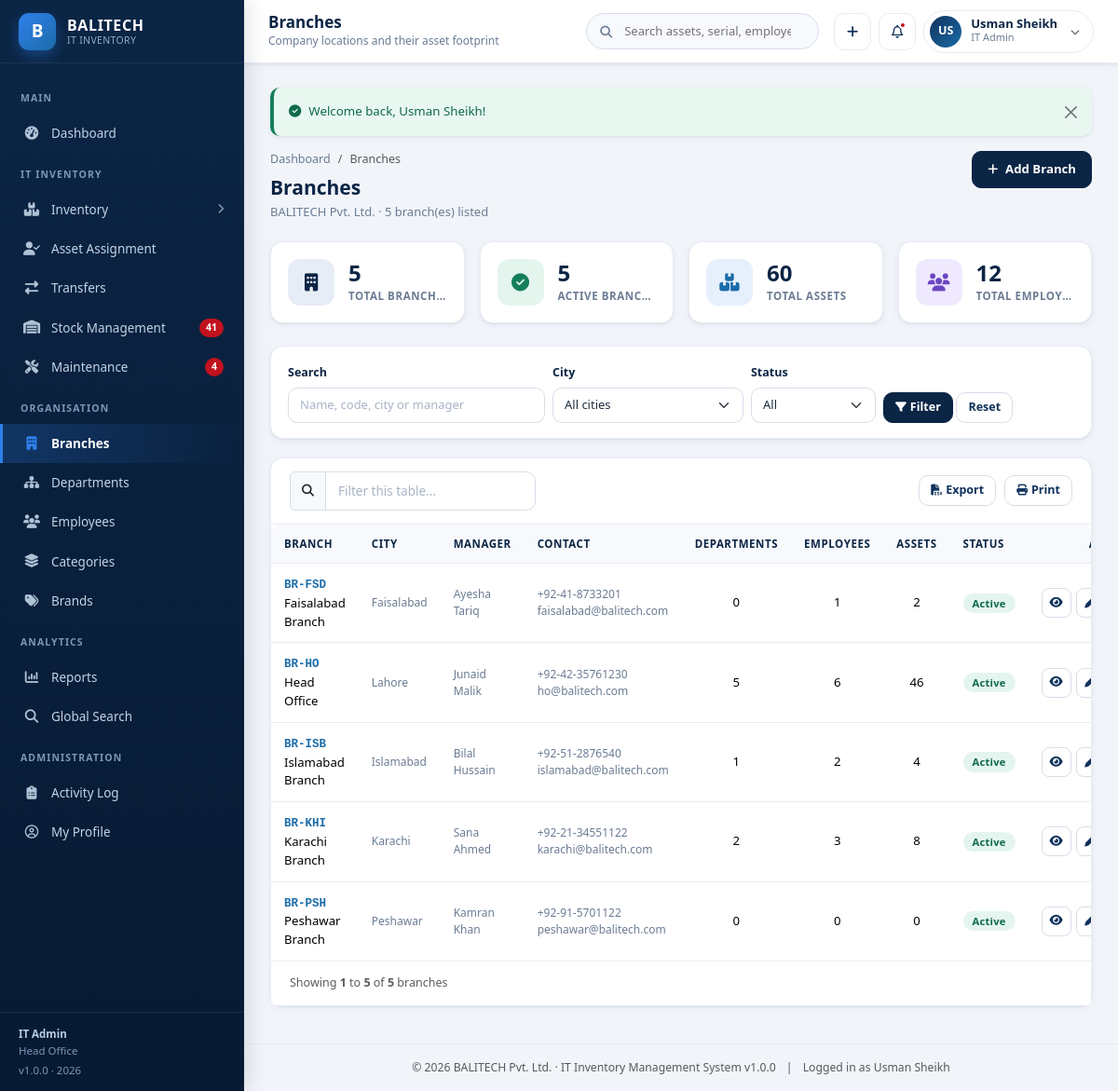
Screenshot of /branches/index.php (signed in) with the database file from the repository.
### tables this page shows
CREATE TABLE `users` (
  `id` INT UNSIGNED NOT NULL AUTO_INCREMENT,
  `username` VARCHAR(60) NOT NULL,
  `full_name` VARCHAR(120) NOT NULL,
  `email` VARCHAR(120) NOT NULL,
  `password` VARCHAR(255) NOT NULL,
  `role` ENUM('super_admin','it_admin','branch_staff','dept_manager') NOT NULL DEFAULT 'branch_staff',
  `branch_id` INT UNSIGNED DEFAULT NULL,
  `department_id` INT UNSIGNED DEFAULT NULL,
  `phone` VARCHAR(30) DEFAULT NULL,
  `avatar` VARCHAR(255) DEFAULT NULL,
  `status` ENUM('active','inactive') NOT NULL DEFAULT 'active',
  `last_login` DATETIME DEFAULT NULL,
  `created_at` DATETIME NOT NULL DEFAULT CURRENT_TIMESTAMP,
  `updated_at` DATETIME NOT NULL DEFAULT CURRENT_TIMESTAMP ON UPDATE CURRENT_TIMESTAMP,
  PRIMARY KEY (`id`),
  UNIQUE KEY `uq_user_username` (`username`),
  UNIQUE KEY `uq_user_email` (`email`),
  KEY `idx_user_role` (`role`),
  KEY `idx_user_branch` (`branch_id`),
  KEY `idx_user_dept` (`department_id`),
  CONSTRAINT `fk_user_branch` FOREIGN KEY (`branch_id`) REFERENCES `branches` (`id`) ON DELETE SET NULL ON UPDATE CASCADE,
  CONSTRAINT `fk_user_dept` FOREIGN KEY (`department_id`) REFERENCES `departments` (`id`) ON DELETE SET NULL ON UPDATE CASCADE
);

CREATE TABLE `branches` (
  `id` INT UNSIGNED NOT NULL AUTO_INCREMENT,
  `branch_code` VARCHAR(20) NOT NULL,
  `branch_name` VARCHAR(120) NOT NULL,
  `city` VARCHAR(80) NOT NULL,
  `address` VARCHAR(255) DEFAULT NULL,
  `branch_manager` VARCHAR(120) DEFAULT NULL,
  `contact_number` VARCHAR(30) DEFAULT NULL,
  `email` VARCHAR(120) DEFAULT NULL,
  `status` ENUM('active','inactive') NOT NULL DEFAULT 'active',
  `created_at` DATETIME NOT NULL DEFAULT CURRENT_TIMESTAMP,
  `updated_at` DATETIME NOT NULL DEFAULT CURRENT_TIMESTAMP ON UPDATE CURRENT_TIMESTAMP,
  PRIMARY KEY (`id`),
  UNIQUE KEY `uq_branch_code` (`branch_code`),
  KEY `idx_branch_status` (`status`),
  KEY `idx_branch_name` (`branch_name`)
);

### branches/index.php (the view, shortened to what the rows shown need)
<?php
require_once __DIR__ . '/../init.php';
$where  = ' WHERE 1 = 1';
$params = [];
$perPage = ITEMS_PER_PAGE;
$total   = (int) db_value("SELECT COUNT(*) FROM branches b $where", $params);
$page    = max(1, (int) get_param('page', 1));
$page    = min($page, max(1, (int) ceil($total / $perPage)));
$offset  = ($page - 1) * $perPage;
$branches = db_all(
    "SELECT b.*,
            COUNT(DISTINCT d.id) AS dept_count,
            COUNT(DISTINCT e.id) AS emp_count,
            COUNT(DISTINCT i.id) AS asset_count
       FROM branches b
       LEFT JOIN departments d ON d.branch_id = b.id
       LEFT JOIN employees   e ON e.branch_id = b.id
       LEFT JOIN inventory   i ON i.branch_id = b.id
       $where
      GROUP BY b.id
      ORDER BY b.branch_name ASC
      LIMIT " . (int) $perPage . " OFFSET " . (int) $offset,
    $params
);
$page_title    = 'Branches';
require __DIR__ . '/../includes/header.php';
?>
<div class="page-head">
    <div>
        <h2>Branches</h2>
    </div>
</div>
<div class="row g-3 mb-4">
</div>
<form class="filter-bar" method="get" action="<?= url('branches/index.php') ?>">
</form>
<div class="card">
    <div class="table-responsive">
        <table class="table" id="branchesTable">
            <thead>
                <tr>
                    <th>Branch</th>
                    <th>City</th>
                    <th>Manager</th>
                    <th>Contact</th>
                    <th class="text-center">Departments</th>
                    <th class="text-center">Employees</th>
                    <th class="text-center">Assets</th>
                    <th>Status</th>
                    <th class="text-end">Actions</th>
                </tr>
            </thead>
            <tbody>
            <?php foreach ($branches as $b): ?>
                <tr>
                    <td>
                        <a class="fw-code" href="<?= url('branches/view.php?id=' . (int) $b['id']) ?>"><?= e($b['branch_code']) ?></a>
                        <div><?= e($b['branch_name']) ?></div>
                    </td>
                    <td class="text-muted-sm"><?= e($b['city']) ?></td>
                    <td class="text-muted-sm"><?= e($b['branch_manager'] ?: '-') ?></td>
                    <td class="text-muted-sm">
                        <?= e($b['contact_number'] ?: '-') ?>
                        <?php if ($b['email']): ?><div><?= e($b['email']) ?></div><?php endif; ?>
                    </td>
                    <td class="text-center"><?= (int) $b['dept_count'] ?></td>
                    <td class="text-center"><?= (int) $b['emp_count'] ?></td>
                    <td class="text-center"><?= (int) $b['asset_count'] ?></td>
                    <td><?= active_badge($b['status']) ?></td>
                    <td>
                        <div class="table-actions">
                            <a class="btn-icon" title="View" href="<?= url('branches/view.php?id=' . (int) $b['id']) ?>"><i class="fa-solid fa-eye"></i></a>
                            <?php if (can('branches')): ?>
                            <a class="btn-icon" title="Edit" href="<?= url('branches/edit.php?id=' . (int) $b['id']) ?>"><i class="fa-solid fa-pen"></i></a>
                            <?php endif; ?>
                        </div>
                    </td>
                </tr>
            <?php endforeach; ?>
            </tbody>
        </table>
    </div>
    <div class="card-footer d-flex flex-wrap justify-content-between align-items-center gap-2">
        <div class="text-muted" style="font-size:12.5px"><?= pagination_summary($total, $perPage, $page, 'branches') ?></div>
    </div>
</div>
<?php
require __DIR__ . '/../includes/footer.php';

### includes/header.php (shortened to what the rows shown need)
<?php
require_once __DIR__ . '/auth.php';
$page_title   = $page_title   ?? 'Dashboard';
?>
<!DOCTYPE html>
<html lang="en">
<head>
<link rel="stylesheet" href="https://cdn.jsdelivr.net/npm/bootstrap@5.3.3/dist/css/bootstrap.min.css">
<link rel="stylesheet" href="https://cdnjs.cloudflare.com/ajax/libs/font-awesome/6.5.2/css/all.min.css">
<link rel="stylesheet" href="<?= url('assets/css/style.css') ?>">
</head>
<body>
<div class="app-wrapper">
    <?php require __DIR__ . '/sidebar.php'; ?>
    <div class="app-main">
        <header class="app-topbar no-print">
            <div class="topbar-titles">
                <h1><?= e($page_title) ?></h1>
            </div>
            <form class="topbar-search" action="<?= url('search.php') ?>" method="get" role="search">
            </form>
            <div class="topbar-actions">
                <div class="dropdown">
                    <button class="user-chip" type="button" data-bs-toggle="dropdown" aria-expanded="false">
                        <span class="avatar"><?= e(user_initials($user['full_name'])) ?></span>
                        <span class="text-start">
                            <span class="u-name d-block"><?= e($user['full_name']) ?></span>
                            <span class="u-role d-block"><?= e(role_label($user['role'])) ?></span>
                        </span>
                        <i class="fa-solid fa-chevron-down ms-1" style="font-size:10px;opacity:.6"></i>
                    </button>
                </div>
            </div>
        </header>
        <main class="app-content">
            <?= render_flash() ?>

### includes/sidebar.php (shortened to what the rows shown need)
<?php
$user = current_user();
?>
<aside class="app-sidebar no-print" id="appSidebar">
    <div class="sidebar-brand">
        <span class="brand-mark">B</span>
        <span class="brand-text">
        </span>
    </div>
    <div class="sidebar-scroll">
        <div class="nav-label">Main</div>
        <ul class="sidebar-nav">
        </ul>
        <div class="nav-label">IT Inventory</div>
        <ul class="sidebar-nav">
        </ul>
        <div class="nav-label">Organisation</div>
        <ul class="sidebar-nav">
        </ul>
        <div class="nav-label">Analytics</div>
        <ul class="sidebar-nav">
        </ul>
        <?php if (is_role('super_admin', 'it_admin')): ?>
        <div class="nav-label">Administration</div>
        <ul class="sidebar-nav">
        </ul>
        <?php endif; ?>
    </div>
    <div class="sidebar-footer">
        <strong><?= e(role_label($user['role'] ?? '')) ?></strong><br>
        <?= $user['branch_name'] ? e($user['branch_name']) : 'All branches access' ?>
        <div class="mt-1">v<?= e(APP_VERSION) ?> &middot; <?= date('Y') ?></div>
    </div>
</aside>

### includes/functions.php (shortened to what the rows shown need)
<?php
require_once __DIR__ . '/../config/database.php';
function e($value): string
{
    return htmlspecialchars((string) $value, ENT_QUOTES | ENT_SUBSTITUTE, 'UTF-8');
}
function url(string $path = ''): string
{
    return BASE_URL . ltrim($path, '/');
}
function get_param(string $key, $default = '')
{
    $value = $_GET[$key] ?? $default;
    return is_string($value) ? trim($value) : $value;
}
function get_flash(): array
{
    $messages = $_SESSION['flash'] ?? [];
    return $messages;
}
function render_flash(): string
{
    $html = '';
    foreach (get_flash() as $flash) {
        $type = in_array($flash['type'], ['success', 'danger', 'warning', 'info'], true) ? $flash['type'] : 'info';
        $icon = [
            'success' => 'fa-circle-check',
            'danger'  => 'fa-circle-xmark',
            'warning' => 'fa-triangle-exclamation',
            'info'    => 'fa-circle-info',
        ][$type];
        $html .= '<div class="alert alert-' . $type . ' alert-dismissible fade show app-alert" role="alert">'
               . '<i class="fa-solid ' . $icon . ' me-2"></i>' . e($flash['message'])
               . '<button type="button" class="btn-close" data-bs-dismiss="alert" aria-label="Close"></button></div>';
    }
    return $html;
}
function roles_list(): array
{
    return [
        'super_admin'  => 'Super Admin',
        'it_admin'     => 'IT Admin',
        'branch_staff' => 'Branch IT Staff',
        'dept_manager' => 'Department Manager',
    ];
}
function role_label(?string $role): string
{
    return roles_list()[$role] ?? 'Unknown';
}
function active_badge(?string $status): string
{
    return $status === 'active'
        ? '<span class="badge badge-soft badge-success">Active</span>'
        : '<span class="badge badge-soft badge-secondary">Inactive</span>';
}
function pagination_summary(int $total, int $perPage, int $page, string $label = 'records'): string
{
    $start = (($page - 1) * $perPage) + 1;
    $end   = min($total, $page * $perPage);
    return 'Showing <b>' . $start . '</b> to <b>' . $end . '</b> of <b>' . $total . '</b> ' . e($label);
}

### includes/footer.php (shortened to what the rows shown need)
        </main>
        <footer class="app-content py-3 text-center text-muted no-print" style="font-size:12.2px;border-top:1px solid var(--gray-200)">
            &copy; <?= date('Y') ?> <?= e(APP_COMPANY) ?> &middot; IT Inventory Management System v<?= e(APP_VERSION) ?>
            <span class="mx-2">|</span> Logged in as <?= e(current_user()['full_name'] ?? '') ?>
        </footer>
    </div>
</div>
</body>
</html>

### rows the page displays
users: role "IT Admin", branch.branch_name "Head Office", full_name "US", full_name "Usman Sheikh"
branches: branch_code "BR-FSD", branch_name "Faisalabad Branch", city "Faisalabad", branch_manager "Ayesha Tariq", contact_number "+92-41-8733201", email "faisalabad@balitech.com", dept_count "0", emp_count "1", asset_count "2", status "Active"
branches: branch_code "BR-HO", branch_name "Head Office", city "Lahore", branch_manager "Junaid Malik", contact_number "+92-42-35761230", email "ho@balitech.com", dept_count "5", emp_count "6", asset_count "46", status "Active"
branches: branch_code "BR-ISB", branch_name "Islamabad Branch", city "Islamabad", branch_manager "Bilal Hussain", contact_number "+92-51-2876540", email "islamabad@balitech.com", dept_count "1", emp_count "2", asset_count "4", status "Active"
branches: branch_code "BR-KHI", branch_name "Karachi Branch", city "Karachi", branch_manager "Sana Ahmed", contact_number "+92-21-34551122", email "karachi@balitech.com", dept_count "2", emp_count "3", asset_count "8", status "Active"
branches: branch_code "BR-PSH", branch_name "Peshawar Branch", city "Peshawar", branch_manager "Kamran Khan", contact_number "+92-91-5701122", email "peshawar@balitech.com", dept_count "0", emp_count "0", asset_count "0", status "Active", id "5"

### other values shown
$notifLowStock "41"
$notifMaintenance "4"
APP_VERSION "1.0.0"
$page_title "Branches"
$page_subtitle "Company locations and their asset footprint"
$flash['message'] "Welcome back, Usman Sheikh!"
APP_COMPANY "BALITECH Pvt. Ltd."
$total "5"
$activeBranches "5"
$totalAssets "60"
$totalEmployees "12"
$start "1"
$label "branches"
